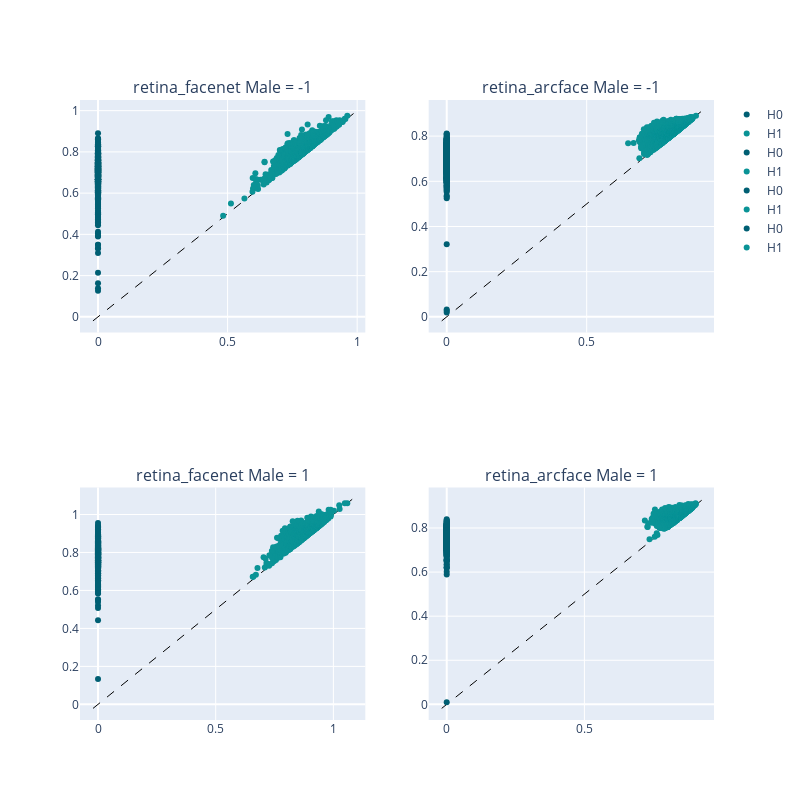

This figure's notebook cell:
### Code cell
fig, diag = plot_PH(dataset="CelebA",method="barycenters_attribute",maxdim=1,attribute="Male")
fig.show()

### Figure 1 — Plotly figure (JSON) as saved in the notebook; plotly's stock layout.template omitted (floating-point values rounded to 4 significant figures; data arrays with more than 128 entries replaced by an {"elided": "..."} marker saying what was removed)
{"data": [{"hoverinfo": "none", "line": {"color": "black", "dash": "dash", "width": 1}, "mode": "lines", "showlegend": false, "type": "scatter", "x": [-0.01952, 0.9953], "xaxis": "x", "y": [-0.01952, 0.9953], "yaxis": "y"}, {"hoverinfo": "text", "hovertext": {"elided": "1268 str values"}, "marker": {"color": "#005f73"}, "mode": "markers", "name": "H0", "type": "scatter", "x": {"elided": "1268 int values"}, "xaxis": "x", "y": {"elided": "1268 float values"}, "yaxis": "y"}, {"hoverinfo": "text", "hovertext": {"elided": "1533 str values"}, "marker": {"color": "#0a9396"}, "mode": "markers", "name": "H1", "type": "scatter", "x": {"elided": "1533 float values"}, "xaxis": "x", "y": {"elided": "1533 float values"}, "yaxis": "y"}, {"hoverinfo": "none", "line": {"color": "black", "dash": "dash", "width": 1}, "mode": "lines", "showlegend": false, "type": "scatter", "x": [-0.0212, 1.081], "xaxis": "x3", "y": [-0.0212, 1.081], "yaxis": "y3"}, {"hoverinfo": "text", "hovertext": {"elided": "586 str values"}, "marker": {"color": "#005f73"}, "mode": "markers", "name": "H0", "type": "scatter", "x": {"elided": "586 int values"}, "xaxis": "x3", "y": {"elided": "586 float values"}, "yaxis": "y3"}, {"hoverinfo": "text", "hovertext": {"elided": "1229 str values"}, "marker": {"color": "#0a9396"}, "mode": "markers", "name": "H1", "type": "scatter", "x": {"elided": "1229 float values"}, "xaxis": "x3", "y": {"elided": "1229 float values"}, "yaxis": "y3"}, {"hoverinfo": "none", "line": {"color": "black", "dash": "dash", "width": 1}, "mode": "lines", "showlegend": false, "type": "scatter", "x": [-0.01781, 0.9084], "xaxis": "x2", "y": [-0.01781, 0.9084], "yaxis": "y2"}, {"hoverinfo": "text", "hovertext": {"elided": "1226 str values"}, "marker": {"color": "#005f73"}, "mode": "markers", "name": "H0", "type": "scatter", "x": {"elided": "1226 int values"}, "xaxis": "x2", "y": {"elided": "1226 float values"}, "yaxis": "y2"}, {"hoverinfo": "text", "hovertext": {"elided": "7705 str values"}, "marker": {"color": "#0a9396"}, "mode": "markers", "name": "H1", "type": "scatter", "x": {"elided": "7705 float values"}, "xaxis": "x2", "y": {"elided": "7705 float values"}, "yaxis": "y2"}, {"hoverinfo": "none", "line": {"color": "black", "dash": "dash", "width": 1}, "mode": "lines", "showlegend": false, "type": "scatter", "x": [-0.01826, 0.931], "xaxis": "x4", "y": [-0.01826, 0.931], "yaxis": "y4"}, {"hoverinfo": "text", "hovertext": {"elided": "554 str values"}, "marker": {"color": "#005f73"}, "mode": "markers", "name": "H0", "type": "scatter", "x": {"elided": "554 int values"}, "xaxis": "x4", "y": {"elided": "554 float values"}, "yaxis": "y4"}, {"hoverinfo": "text", "hovertext": {"elided": "2891 str values"}, "marker": {"color": "#0a9396"}, "mode": "markers", "name": "H1", "type": "scatter", "x": {"elided": "2891 float values"}, "xaxis": "x4", "y": {"elided": "2891 float values"}, "yaxis": "y4"}], "layout": {"annotations": [{"font": {"size": 16}, "showarrow": false, "text": "retina_facenet Male = -1", "x": 0.225, "xanchor": "center", "xref": "paper", "y": 1, "yanchor": "bottom", "yref": "paper"}, {"font": {"size": 16}, "showarrow": false, "text": "retina_arcface Male = -1", "x": 0.775, "xanchor": "center", "xref": "paper", "y": 1, "yanchor": "bottom", "yref": "paper"}, {"font": {"size": 16}, "showarrow": false, "text": "retina_facenet Male = 1", "x": 0.225, "xanchor": "center", "xref": "paper", "y": 0.375, "yanchor": "bottom", "yref": "paper"}, {"font": {"size": 16}, "showarrow": false, "text": "retina_arcface Male = 1", "x": 0.775, "xanchor": "center", "xref": "paper", "y": 0.375, "yanchor": "bottom", "yref": "paper"}], "height": 800, "width": 800, "xaxis": {"anchor": "y", "domain": [0, 0.45]}, "xaxis2": {"anchor": "y2", "domain": [0.55, 1]}, "xaxis3": {"anchor": "y3", "domain": [0, 0.45]}, "xaxis4": {"anchor": "y4", "domain": [0.55, 1]}, "yaxis": {"anchor": "x", "domain": [0.625, 1]}, "yaxis2": {"anchor": "x2", "domain": [0.625, 1]}, "yaxis3": {"anchor": "x3", "domain": [0, 0.375]}, "yaxis4": {"anchor": "x4", "domain": [0, 0.375]}}}
